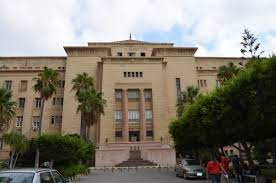
#> input picture intermediate Python/Day1/image.jpg, 276 x 183 px
$ jupyter execute --allow-errors Lab1_numpy.ipynb
#> lines starting #> are read from the running program, lines starting #| are printed output that depends on the picture
[cell 1]
import numpy as np
import cv2

# Q1: implement a linear regression model
data row1 > header
 ### 1: data preprocessing
       #i. apply to_add array to data where element 1 added to row 1 , element 2 added to row 2 and so on
       #ii.apply to_Mult array to the data row by to
 ### 2: get the prediction values using the hyposis function weight array (regression_model)

[cell 2]
Data= np.array([[1000,1001,1002,1003],
                [8,18,28,38],
               [16,26,36,46],
               [4,14,24,44]],dtype="int64")

to_add=np.array([2,4,6])
to_mult=np.array([10,100,1000,1000])
regression_model=np.array([2,4,6,8])

[cell 3]
##step1 print dataset without header row

[cell 4]
###step2 i. to_Add

[cell 5]
##step3 ii. to_MUlt

[cell 6]
###step4 prediction results

# Q2. Transformation

### apply crop , rotation  to the image

#1: convert image from  BGR scale to Gray , Red ,Green & Blue scale
#2: crop the right  half
#3: crop the right bottom quarter
#4: zoom in by remove the quarter border from all sides
#5: flip on x-axis
#6: flip on y-axis

[cell 7]
image=cv2.imread("image.jpg") ### in_BGR
#> image is the input picture: shape (183, 276, 3); mean B, G, R 113.2, 123.9, 129.2
cv2.imshow("original_image",image)
cv2.waitKey(0)
cv2.destroyAllWindows()

[cell 8]
## step1 print image data

[cell 9]
## step2 print image shape

#> (a cell that did not finish here is left out)

[cell 11]
### step4 image in gray scale
cv2.imshow("Gray scale","write you code here")
cv2.waitKey(0)
cv2.destroyAllWindows()

[cell 12]
### step 5 image in Blue scale

cv2.imshow("Blue Scale","write you code here")
cv2.waitKey(0)
cv2.destroyAllWindows()

[cell 13]
### step 6 image in red scale

cv2.imshow("Red Scale","write you code here")
cv2.waitKey(0)
cv2.destroyAllWindows()

[cell 14]
### step 7 image in Green scale

cv2.imshow("Green scale","write you code here")
cv2.waitKey(0)
cv2.destroyAllWindows()

[cell 15]
# step 8 crop the right half
cv2.imshow("original_image","write you code here")
cv2.imshow(" right half","write you code here")
cv2.waitKey(0)
cv2.destroyAllWindows()

[cell 16]
## step 9 crop the right bottom quarter
cv2.imshow("gray",image[:,:,1])
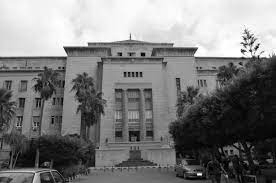
#> window 'gray': shape (183, 276); min 0, max 255, mean 123.9
cv2.imshow(" right bottom quarter","write you code here")
cv2.waitKey(0)
cv2.destroyAllWindows()
